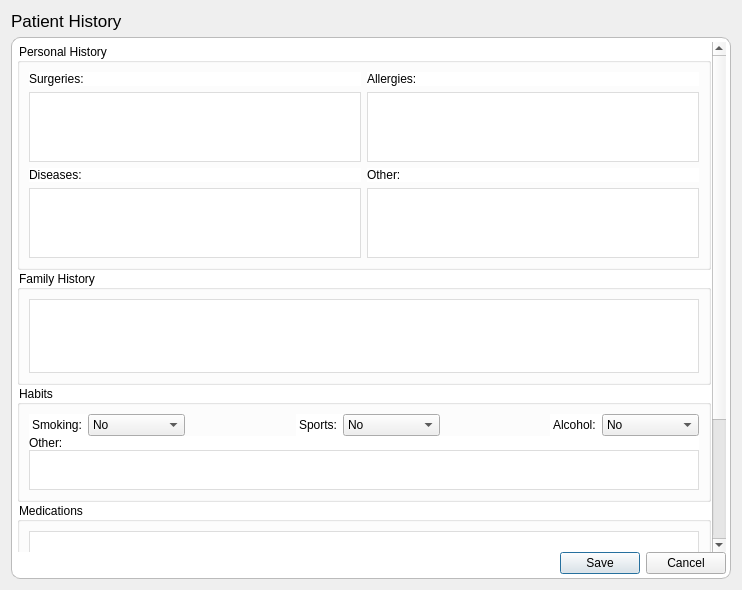
<?xml version="1.0" encoding="UTF-8"?>
<ui version="4.0">
 <class>PatientHistory</class>
 <widget class="QDialog" name="PatientHistory">
  <property name="geometry">
   <rect>
    <x>0</x>
    <y>0</y>
    <width>742</width>
    <height>590</height>
   </rect>
  </property>
  <property name="windowTitle">
   <string>Patient History</string>
  </property>
  <layout class="QVBoxLayout" name="verticalLayout">
   <item>
    <widget class="QLabel" name="formTitle">
     <property name="sizePolicy">
      <sizepolicy hsizetype="Preferred" vsizetype="Fixed">
       <horstretch>0</horstretch>
       <verstretch>0</verstretch>
      </sizepolicy>
     </property>
     <property name="font">
      <font>
       <pointsize>13</pointsize>
      </font>
     </property>
     <property name="text">
      <string>Patient History</string>
     </property>
    </widget>
   </item>
   <item>
    <widget class="QWidget" name="widget" native="true">
     <property name="styleSheet">
      <string notr="true">#widget {
	background:#ffffff;
	border-radius:9px;
	border:1px solid #bbbbbb;
}

QDateEdit, QTimeEdit {
	background:#ffffff;
}

QPlainTextEdit {
	background:#ffffff;
	border:1px solid #dddddd;
	padding:2px;
}

#buttonBox QAbstractButton {
	background:#ffffff;
	border-radius:9px;
	border:1px solid #bbbbbb;
	padding:5px;
	padding-left:10px;
	padding-right:10px;
	margin:2px;
}

#buttonBox QAbstractButton:pressed {
	background: #444444;
	color:#ffffff;
}

QScrollBar {
	background:none;
}</string>
     </property>
     <layout class="QVBoxLayout" name="verticalLayout_3">
      <property name="margin">
       <number>5</number>
      </property>
      <item>
       <layout class="QVBoxLayout" name="verticalLayout_2">
        <property name="spacing">
         <number>0</number>
        </property>
        <item>
         <widget class="QScrollArea" name="scrollArea">
          <property name="frameShape">
           <enum>QFrame::NoFrame</enum>
          </property>
          <property name="frameShadow">
           <enum>QFrame::Plain</enum>
          </property>
          <property name="lineWidth">
           <number>1</number>
          </property>
          <property name="widgetResizable">
           <bool>true</bool>
          </property>
          <widget class="QWidget" name="scrollAreaWidgetContents">
           <property name="geometry">
            <rect>
             <x>0</x>
             <y>0</y>
             <width>695</width>
             <height>656</height>
            </rect>
           </property>
           <property name="styleSheet">
            <string notr="true">#scrollAreaWidgetContents {
	background:#ffffff;
}</string>
           </property>
           <layout class="QVBoxLayout" name="verticalLayout_5">
            <property name="margin">
             <number>1</number>
            </property>
            <item>
             <layout class="QVBoxLayout" name="verticalLayout_4">
              <property name="spacing">
               <number>0</number>
              </property>
              <item>
               <widget class="QGroupBox" name="groupBox">
                <property name="styleSheet">
                 <string notr="true">#groupBox {
	background: #ffffff;
}

QLabel {
	background: #ffffff;
}</string>
                </property>
                <property name="title">
                 <string>Personal History</string>
                </property>
                <layout class="QVBoxLayout" name="verticalLayout_7">
                 <item>
                  <layout class="QVBoxLayout" name="verticalLayout_6">
                   <item>
                    <layout class="QHBoxLayout" name="horizontalLayout_2">
                     <item>
                      <widget class="QLabel" name="label">
                       <property name="text">
                        <string>Surgeries:</string>
                       </property>
                      </widget>
                     </item>
                     <item>
                      <widget class="QLabel" name="label_5">
                       <property name="text">
                        <string>Allergies:</string>
                       </property>
                      </widget>
                     </item>
                    </layout>
                   </item>
                   <item>
                    <layout class="QHBoxLayout" name="horizontalLayout_4">
                     <item>
                      <widget class="QPlainTextEdit" name="history_surgeries">
                       <property name="sizePolicy">
                        <sizepolicy hsizetype="Preferred" vsizetype="Fixed">
                         <horstretch>0</horstretch>
                         <verstretch>0</verstretch>
                        </sizepolicy>
                       </property>
                       <property name="maximumSize">
                        <size>
                         <width>16777215</width>
                         <height>70</height>
                        </size>
                       </property>
                      </widget>
                     </item>
                     <item>
                      <widget class="QPlainTextEdit" name="history_allergies">
                       <property name="sizePolicy">
                        <sizepolicy hsizetype="Preferred" vsizetype="Fixed">
                         <horstretch>0</horstretch>
                         <verstretch>0</verstretch>
                        </sizepolicy>
                       </property>
                       <property name="maximumSize">
                        <size>
                         <width>16777215</width>
                         <height>70</height>
                        </size>
                       </property>
                      </widget>
                     </item>
                    </layout>
                   </item>
                   <item>
                    <layout class="QHBoxLayout" name="horizontalLayout_3">
                     <item>
                      <widget class="QLabel" name="label_2">
                       <property name="sizePolicy">
                        <sizepolicy hsizetype="Preferred" vsizetype="Fixed">
                         <horstretch>0</horstretch>
                         <verstretch>0</verstretch>
                        </sizepolicy>
                       </property>
                       <property name="font">
                        <font>
                         <weight>50</weight>
                         <bold>false</bold>
                        </font>
                       </property>
                       <property name="text">
                        <string>Diseases:</string>
                       </property>
                      </widget>
                     </item>
                     <item>
                      <widget class="QLabel" name="label_6">
                       <property name="text">
                        <string>Other:</string>
                       </property>
                      </widget>
                     </item>
                    </layout>
                   </item>
                   <item>
                    <layout class="QHBoxLayout" name="horizontalLayout_5">
                     <item>
                      <widget class="QPlainTextEdit" name="history_diseases">
                       <property name="sizePolicy">
                        <sizepolicy hsizetype="Preferred" vsizetype="Fixed">
                         <horstretch>0</horstretch>
                         <verstretch>0</verstretch>
                        </sizepolicy>
                       </property>
                       <property name="maximumSize">
                        <size>
                         <width>16777215</width>
                         <height>70</height>
                        </size>
                       </property>
                       <property name="font">
                        <font>
                         <pointsize>10</pointsize>
                        </font>
                       </property>
                      </widget>
                     </item>
                     <item>
                      <widget class="QPlainTextEdit" name="history_other2">
                       <property name="sizePolicy">
                        <sizepolicy hsizetype="Preferred" vsizetype="Fixed">
                         <horstretch>0</horstretch>
                         <verstretch>0</verstretch>
                        </sizepolicy>
                       </property>
                       <property name="maximumSize">
                        <size>
                         <width>16777215</width>
                         <height>70</height>
                        </size>
                       </property>
                      </widget>
                     </item>
                    </layout>
                   </item>
                  </layout>
                 </item>
                </layout>
               </widget>
              </item>
              <item>
               <widget class="QGroupBox" name="groupBox_3">
                <property name="styleSheet">
                 <string notr="true">#groupBox_3 {
	background: #ffffff;
}

QLabel {
	background: #f7f7f7;
}</string>
                </property>
                <property name="title">
                 <string>Family History</string>
                </property>
                <layout class="QVBoxLayout" name="verticalLayout_11">
                 <item>
                  <layout class="QVBoxLayout" name="verticalLayout_10">
                   <item>
                    <widget class="QPlainTextEdit" name="history_family"/>
                   </item>
                  </layout>
                 </item>
                </layout>
               </widget>
              </item>
              <item>
               <widget class="QGroupBox" name="groupBox_5">
                <property name="styleSheet">
                 <string notr="true">#groupBox_5 {
	background: #ffffff;
}

QLabel {
	background: #ffffff;
}

QComboBox, QComboBox QWidget  {
	background: none;
}</string>
                </property>
                <property name="title">
                 <string>Habits</string>
                </property>
                <layout class="QVBoxLayout" name="verticalLayout_15">
                 <item>
                  <layout class="QVBoxLayout" name="verticalLayout_14">
                   <property name="spacing">
                    <number>0</number>
                   </property>
                   <item>
                    <layout class="QHBoxLayout" name="horizontalLayout_6">
                     <property name="spacing">
                      <number>0</number>
                     </property>
                     <item>
                      <widget class="QLabel" name="label_3">
                       <property name="styleSheet">
                        <string notr="true">padding-right:3px;
</string>
                       </property>
                       <property name="text">
                        <string>Smoking:</string>
                       </property>
                      </widget>
                     </item>
                     <item>
                      <widget class="QComboBox" name="history_habit_smoking">
                       <item>
                        <property name="text">
                         <string>No</string>
                        </property>
                       </item>
                       <item>
                        <property name="text">
                         <string>Occasionaly</string>
                        </property>
                       </item>
                       <item>
                        <property name="text">
                         <string>Regularly</string>
                        </property>
                       </item>
                      </widget>
                     </item>
                     <item>
                      <spacer name="horizontalSpacer">
                       <property name="orientation">
                        <enum>Qt::Horizontal</enum>
                       </property>
                       <property name="sizeHint" stdset="0">
                        <size>
                         <width>2</width>
                         <height>20</height>
                        </size>
                       </property>
                      </spacer>
                     </item>
                     <item>
                      <widget class="QLabel" name="label_4">
                       <property name="styleSheet">
                        <string notr="true">padding-right:3px;
</string>
                       </property>
                       <property name="text">
                        <string>Sports:</string>
                       </property>
                      </widget>
                     </item>
                     <item>
                      <widget class="QComboBox" name="history_habit_sports">
                       <item>
                        <property name="text">
                         <string>No</string>
                        </property>
                       </item>
                       <item>
                        <property name="text">
                         <string>Occasionaly</string>
                        </property>
                       </item>
                       <item>
                        <property name="text">
                         <string>Amateur</string>
                        </property>
                       </item>
                       <item>
                        <property name="text">
                         <string>Professional</string>
                        </property>
                       </item>
                      </widget>
                     </item>
                     <item>
                      <spacer name="horizontalSpacer_2">
                       <property name="orientation">
                        <enum>Qt::Horizontal</enum>
                       </property>
                       <property name="sizeHint" stdset="0">
                        <size>
                         <width>2</width>
                         <height>20</height>
                        </size>
                       </property>
                      </spacer>
                     </item>
                     <item>
                      <widget class="QLabel" name="label_7">
                       <property name="styleSheet">
                        <string notr="true">padding-right:3px;</string>
                       </property>
                       <property name="text">
                        <string>Alcohol:</string>
                       </property>
                      </widget>
                     </item>
                     <item>
                      <widget class="QComboBox" name="history_habit_alcohol">
                       <item>
                        <property name="text">
                         <string>No</string>
                        </property>
                       </item>
                       <item>
                        <property name="text">
                         <string>Occasionaly</string>
                        </property>
                       </item>
                       <item>
                        <property name="text">
                         <string>Regularly</string>
                        </property>
                       </item>
                      </widget>
                     </item>
                    </layout>
                   </item>
                   <item>
                    <widget class="QLabel" name="label_8">
                     <property name="sizePolicy">
                      <sizepolicy hsizetype="Preferred" vsizetype="Fixed">
                       <horstretch>0</horstretch>
                       <verstretch>0</verstretch>
                      </sizepolicy>
                     </property>
                     <property name="text">
                      <string>Other:</string>
                     </property>
                    </widget>
                   </item>
                   <item>
                    <widget class="QPlainTextEdit" name="history_habit_other">
                     <property name="sizePolicy">
                      <sizepolicy hsizetype="Preferred" vsizetype="Fixed">
                       <horstretch>0</horstretch>
                       <verstretch>0</verstretch>
                      </sizepolicy>
                     </property>
                     <property name="maximumSize">
                      <size>
                       <width>16777215</width>
                       <height>40</height>
                      </size>
                     </property>
                    </widget>
                   </item>
                  </layout>
                 </item>
                </layout>
               </widget>
              </item>
              <item>
               <widget class="QGroupBox" name="groupBox_2">
                <property name="styleSheet">
                 <string notr="true">#groupBox_2 {
	background: #ffffff;
}

QLabel {
	background: #f7f7f7;
}</string>
                </property>
                <property name="title">
                 <string>Medications</string>
                </property>
                <layout class="QVBoxLayout" name="verticalLayout_9">
                 <item>
                  <layout class="QVBoxLayout" name="verticalLayout_8">
                   <item>
                    <widget class="QPlainTextEdit" name="history_medications">
                     <property name="sizePolicy">
                      <sizepolicy hsizetype="Preferred" vsizetype="Preferred">
                       <horstretch>0</horstretch>
                       <verstretch>0</verstretch>
                      </sizepolicy>
                     </property>
                     <property name="maximumSize">
                      <size>
                       <width>16777215</width>
                       <height>60</height>
                      </size>
                     </property>
                     <property name="font">
                      <font>
                       <pointsize>10</pointsize>
                      </font>
                     </property>
                    </widget>
                   </item>
                  </layout>
                 </item>
                </layout>
               </widget>
              </item>
              <item>
               <widget class="QGroupBox" name="groupBox_4">
                <property name="styleSheet">
                 <string notr="true">#groupBox_4 {
	background: #ffffff;
}

QLabel {
	background: #f7f7f7;
}</string>
                </property>
                <property name="title">
                 <string>Other</string>
                </property>
                <layout class="QVBoxLayout" name="verticalLayout_13">
                 <item>
                  <layout class="QVBoxLayout" name="verticalLayout_12">
                   <item>
                    <widget class="QPlainTextEdit" name="history_other">
                     <property name="sizePolicy">
                      <sizepolicy hsizetype="Preferred" vsizetype="Preferred">
                       <horstretch>0</horstretch>
                       <verstretch>0</verstretch>
                      </sizepolicy>
                     </property>
                     <property name="font">
                      <font>
                       <pointsize>10</pointsize>
                      </font>
                     </property>
                    </widget>
                   </item>
                  </layout>
                 </item>
                </layout>
               </widget>
              </item>
             </layout>
            </item>
           </layout>
          </widget>
         </widget>
        </item>
        <item>
         <widget class="QDialogButtonBox" name="buttonBox">
          <property name="orientation">
           <enum>Qt::Horizontal</enum>
          </property>
          <property name="standardButtons">
           <set>QDialogButtonBox::Cancel|QDialogButtonBox::Save</set>
          </property>
         </widget>
        </item>
       </layout>
      </item>
     </layout>
    </widget>
   </item>
  </layout>
 </widget>
 <resources/>
 <connections>
  <connection>
   <sender>buttonBox</sender>
   <signal>accepted()</signal>
   <receiver>PatientHistory</receiver>
   <slot>accept()</slot>
   <hints>
    <hint type="sourcelabel">
     <x>248</x>
     <y>254</y>
    </hint>
    <hint type="destinationlabel">
     <x>157</x>
     <y>274</y>
    </hint>
   </hints>
  </connection>
  <connection>
   <sender>buttonBox</sender>
   <signal>rejected()</signal>
   <receiver>PatientHistory</receiver>
   <slot>reject()</slot>
   <hints>
    <hint type="sourcelabel">
     <x>316</x>
     <y>260</y>
    </hint>
    <hint type="destinationlabel">
     <x>286</x>
     <y>274</y>
    </hint>
   </hints>
  </connection>
 </connections>
</ui>
